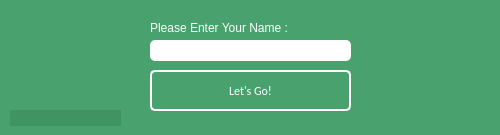
<?xml version="1.0" encoding="UTF-8"?>
<ui version="4.0">
 <class>GuessNumberGame</class>
 <widget class="QWidget" name="GuessNumberGame">
  <property name="geometry">
   <rect>
    <x>0</x>
    <y>0</y>
    <width>500</width>
    <height>135</height>
   </rect>
  </property>
  <property name="windowTitle">
   <string>Guess The Number!</string>
  </property>
  <property name="styleSheet">
   <string notr="true">background-color:#49a26d;</string>
  </property>
  <widget class="QPushButton" name="enter">
   <property name="geometry">
    <rect>
     <x>150</x>
     <y>70</y>
     <width>201</width>
     <height>41</height>
    </rect>
   </property>
   <property name="cursor">
    <cursorShape>PointingHandCursor</cursorShape>
   </property>
   <property name="mouseTracking">
    <bool>true</bool>
   </property>
   <property name="styleSheet">
    <string notr="true">QPushButton{
border-style: solid;
border-width: 2px;
border-radius:5px;
border-color:white;
color:white;
background-color:none;
font-family:calibri;
}

QPushButton:hover{
color:black;
border-radius:5px;
background-color:white;
}</string>
   </property>
   <property name="text">
    <string>Let's Go!</string>
   </property>
  </widget>
  <widget class="QLineEdit" name="name">
   <property name="geometry">
    <rect>
     <x>150</x>
     <y>40</y>
     <width>201</width>
     <height>21</height>
    </rect>
   </property>
   <property name="styleSheet">
    <string notr="true">border-radius:5px;
background-color:white;</string>
   </property>
   <property name="text">
    <string/>
   </property>
   <property name="alignment">
    <set>Qt::AlignCenter</set>
   </property>
  </widget>
  <widget class="QLabel" name="name_label">
   <property name="geometry">
    <rect>
     <x>150</x>
     <y>20</y>
     <width>151</width>
     <height>16</height>
    </rect>
   </property>
   <property name="styleSheet">
    <string notr="true">color:white;</string>
   </property>
   <property name="text">
    <string>Please Enter Your Name :</string>
   </property>
  </widget>
  <widget class="QLabel" name="mahdi">
   <property name="geometry">
    <rect>
     <x>10</x>
     <y>110</y>
     <width>111</width>
     <height>16</height>
    </rect>
   </property>
   <property name="font">
    <font>
     <pointsize>8</pointsize>
     <underline>false</underline>
     <strikeout>false</strikeout>
    </font>
   </property>
   <property name="cursor">
    <cursorShape>ArrowCursor</cursorShape>
   </property>
   <property name="toolTip">
    <string>&lt;html&gt;&lt;head/&gt;&lt;body&gt;&lt;p&gt;&lt;br/&gt;&lt;/p&gt;&lt;/body&gt;&lt;/html&gt;</string>
   </property>
   <property name="autoFillBackground">
    <bool>false</bool>
   </property>
   <property name="styleSheet">
    <string notr="true">color:white;
text-decoration: none;
background-color:#409461;</string>
   </property>
   <property name="text">
    <string/>
   </property>
   <property name="openExternalLinks">
    <bool>true</bool>
   </property>
  </widget>
  <zorder>name</zorder>
  <zorder>name_label</zorder>
  <zorder>enter</zorder>
  <zorder>mahdi</zorder>
 </widget>
 <resources/>
 <connections/>
</ui>
